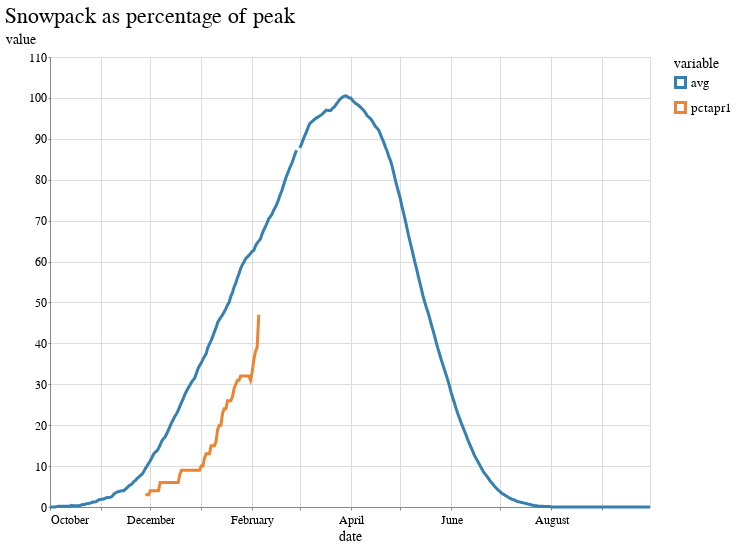

Notebook source saved alongside this figure:
### Code cell
alt.Chart(melt[melt.date >= "2022-10-01"]).mark_line().encode(
    x="date",
    y="value",
    color="variable",
    tooltip=["date","value"]
).properties(title="Snowpack as percentage of peak",width=600)

### Figure 1 — Vega-Lite specification as saved in the notebook (floating-point values rounded to 4 significant figures; data arrays with more than 128 entries replaced by an {"elided": "..."} marker saying what was removed)
{"config": {"view": {"width": 800, "height": 450}, "background": "#ffffff", "title": {"anchor": "start", "font": "BentonGothic-Bold, sans", "fontColor": "#000000", "fontSize": 22, "fontWeight": "normal"}, "arc": {"fill": "#82c6df"}, "area": {"fill": "#82c6df"}, "line": {"stroke": "#82c6df", "strokeWidth": 3}, "path": {"stroke": "#82c6df"}, "rect": {"fill": "#82c6df"}, "shape": {"stroke": "#82c6df"}, "bar": {"fill": "#82c6df"}, "point": {"stroke": "#82c6df"}, "symbol": {"fill": "#82c6df", "size": 30}, "axis": {"titleFont": "BentonGothic-Bold, sans", "titleFontSize": 14, "titleFontWeight": "normal", "labelFont": "BentonGothic, sans", "labelFontSize": 12, "labelFontWeight": "normal"}, "axisX": {"labelAngle": 0, "labelPadding": 4, "tickSize": 3}, "axisY": {"labelBaseline": "middle", "maxExtent": 45, "minExtent": 45, "tickSize": 2, "titleAlign": "left", "titleAngle": 0, "titleX": -45, "titleY": -11}, "legend": {"titleFont": "BentonGothic-Bold, sans", "titleFontSize": 14, "titleFontWeight": "normal", "symbolType": "square", "labelFont": "BentonGothic, sans", "labelFontSize": 13}, "range": {"category": ["#3580b1", "#ec8431", "#ab7fb4", "#c89d29", "#adc839", "#829eb1"], "diverging": ["#e68a4f", "#f4bb6a", "#f9e39c", "#dadfe2", "#a6b7c6", "#849eae"], "heatmap": ["#fbf2c7", "#f9e39c", "#f8d36e", "#f4bb6a", "#e68a4f", "#d15a40", "#ab4232"], "ordinal": ["#fbf2c7", "#f9e39c", "#f8d36e", "#f4bb6a", "#e68a4f", "#d15a40", "#ab4232"], "ramp": ["#fbf2c7", "#f9e39c", "#f8d36e", "#f4bb6a", "#e68a4f", "#d15a40", "#ab4232"]}}, "data": {"name": "data-e242b8dd7ce65587fbc1fc35e15c5fdd"}, "mark": "line", "encoding": {"color": {"field": "variable", "type": "nominal"}, "tooltip": [{"field": "date", "type": "temporal"}, {"field": "value", "type": "quantitative"}], "x": {"field": "date", "type": "temporal"}, "y": {"field": "value", "type": "quantitative"}}, "title": "Snowpack as percentage of peak", "width": 600, "$schema": "https://vega.github.io/schema/vega-lite/v4.17.0.json", "datasets": {"data-e242b8dd7ce65587fbc1fc35e15c5fdd": {"elided": "732 records"}}}
